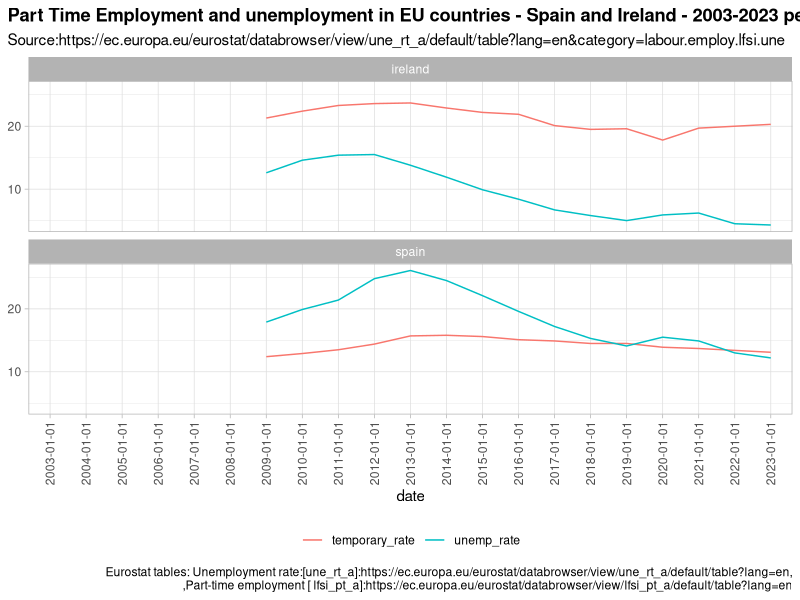
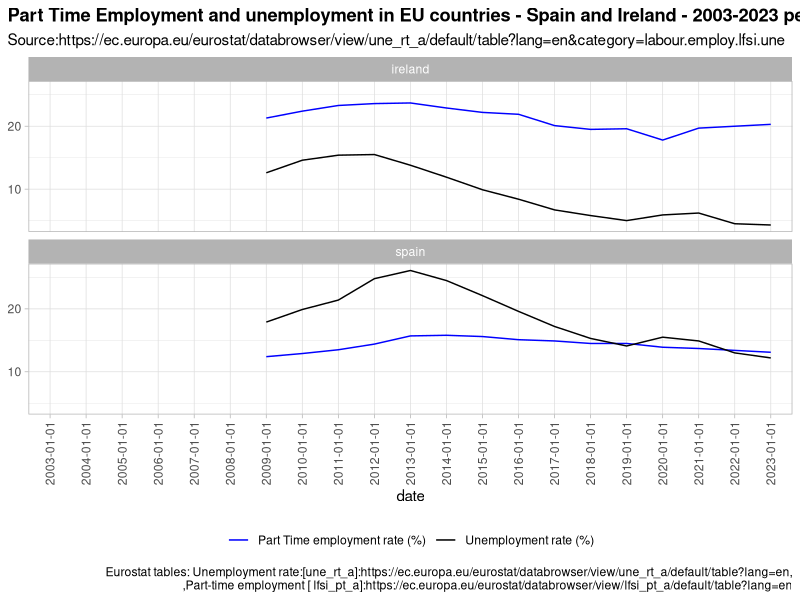
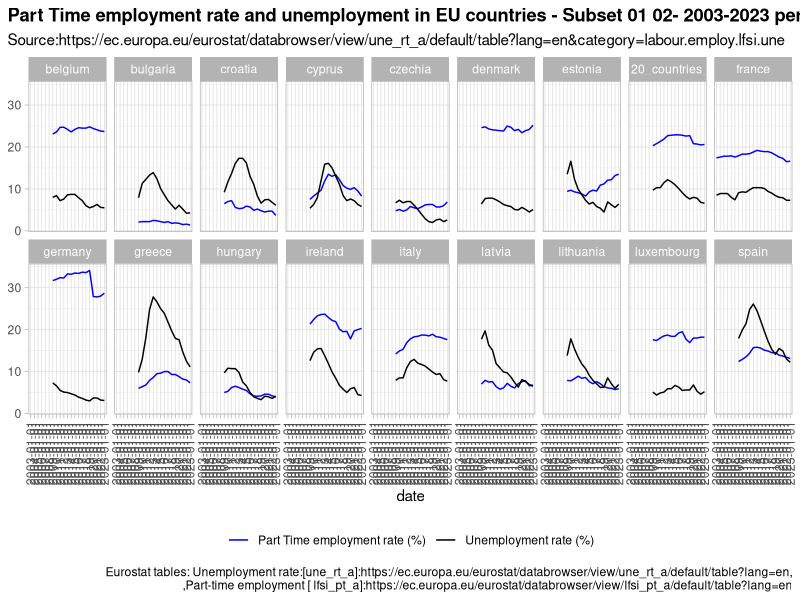
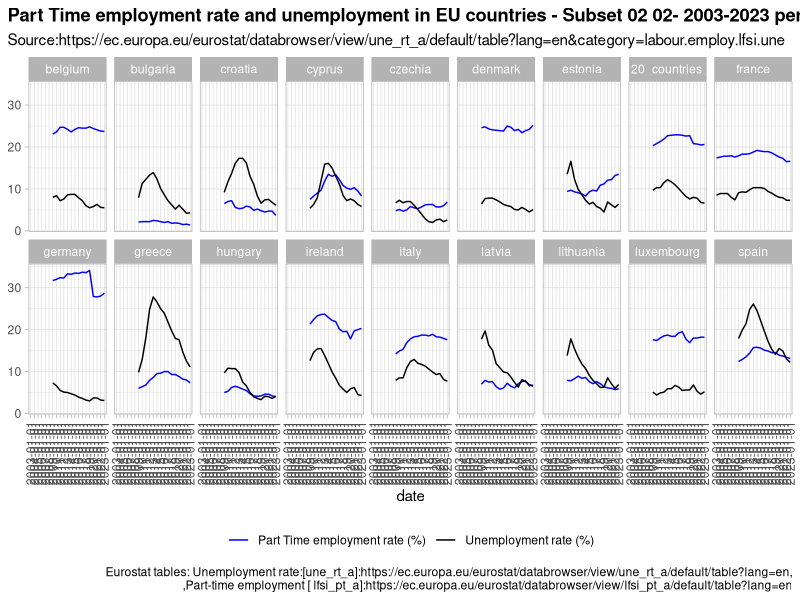
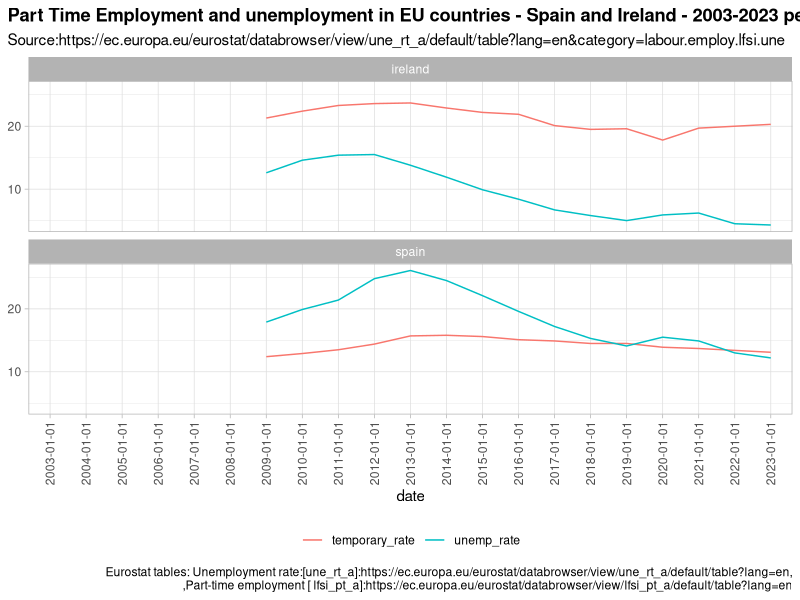
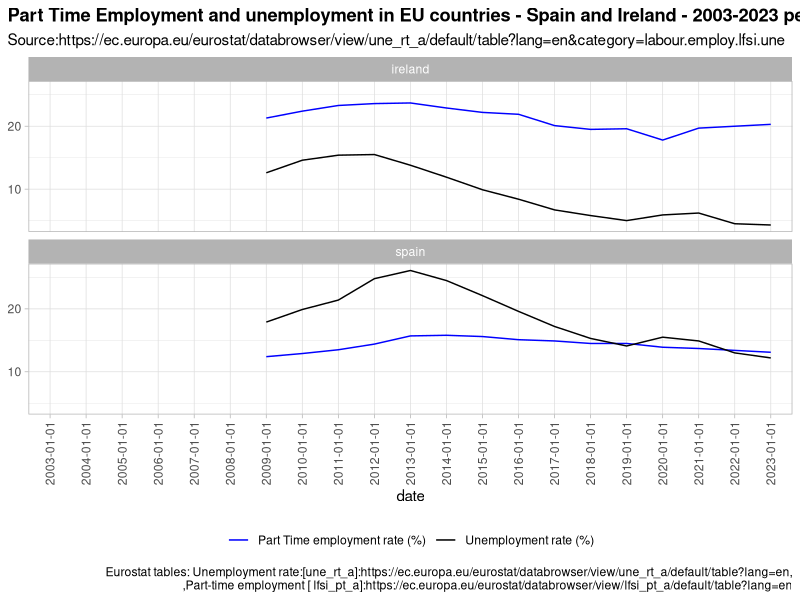
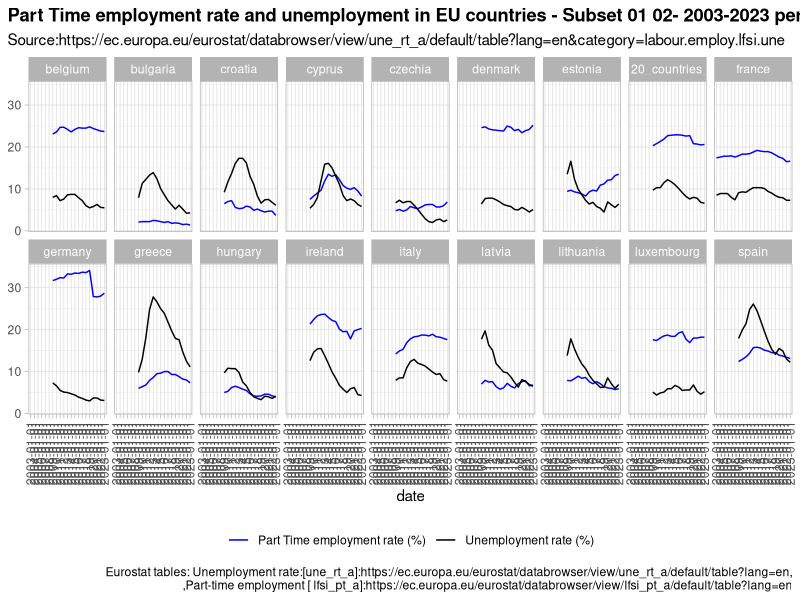
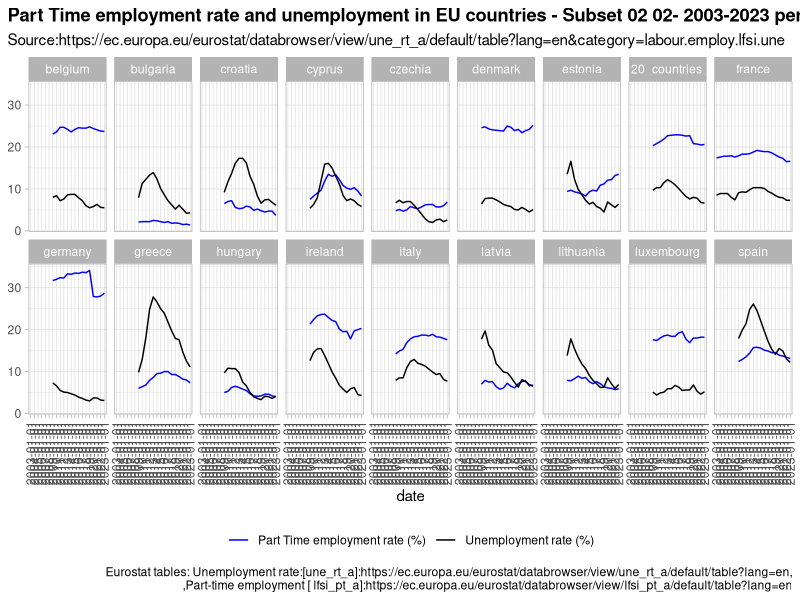

Generate these figures, in order, with R:
# 05_Faceted_charts_custom_line_colour.R

# AIM: change default R colours (blue and red to each line charts data series)

# 1. Import previous files  b
library(here)
library(dplyr)
library(ggplot2)

# 1. Import combined indicators  
combined_indic  <- read.table(here("data_cleansed", "EU_TEMP_UNEMP_COMBINED_SORTED.csv"),
                              header =TRUE, sep =',',stringsAsFactors =TRUE)
head(combined_indic)

str(combined_indic)

## 1.1 Apply date format to "date" column
#  mutate(datef = as.Date(date)) %>% 
# select(date = datef,country,metric_name,metric_value)

combined_indic_date_fmtd <- read.table(here("data_cleansed", "EU_TEMP_UNEMP_COMBINED_SORTED.csv"),
                                       header =TRUE, sep =',',stringsAsFactors =TRUE) %>% 
                            mutate(datef = as.Date(date)) %>% 
                            select(datef, country,metric_name,metric_value)
str(combined_indic_date_fmtd)

# 2. Test changing line color just for two countries (spain, ireland)
Subset_test <-c("ireland","spain")

# 2.1 We load combined_indic dataframe and now we will change default line colours for chart including two indicators
# This is the DEFAULT colour assigned by R to each indicator: 

test_01_plot_data <- combined_indic %>% 
  select(date,country,metric_name,metric_value) %>% 
  filter(country %in% Subset_test) 
test_01_plot_data

line_chart_test_01 <- test_01_plot_data %>% 
  ggplot( fill = indicator) +
  geom_line(aes(date,metric_value,colour = metric_name, group = metric_name)) +
  facet_wrap(~ country, nrow = 2) +
  labs(title = "Part Time Employment and unemployment in EU countries - Spain and Ireland - 2003-2023 period. Yearly data",
       subtitle ="Source:https://ec.europa.eu/eurostat/databrowser/view/une_rt_a/default/table?lang=en&category=labour.employ.lfsi.une",
       caption = "Eurostat tables: Unemployment rate:[une_rt_a]:https://ec.europa.eu/eurostat/databrowser/view/une_rt_a/default/table?lang=en,
       ,Part-time employment [ lfsi_pt_a]:https://ec.europa.eu/eurostat/databrowser/view/lfsi_pt_a/default/table?lang=en",
       y = NULL,colour = NULL, fill = NULL) +
  theme_light() +
  theme(plot.title.position = "plot",
        legend.position = "bottom",   # Place legend at the bottom
        axis.text.x = element_text(angle = 90, vjust = 0.5, hjust=1), # Rotate X axis labels 90 degrees
        plot.title = element_text(face = "bold")) # Display main plot Title bold

line_chart_test_01

ggsave("plots_output/06_Unemp_temp_rate_line_Ireland_Spain_dafault_legeng_colour_01.png",  width = 12, height = 9.22)

# 2.2 Changing legend using scale_colour_manual() function 
# I use scale_colour_manual() with the parameters below to create a new legend with new colors and text displayed
#   scale_colour_manual(values = c("black","blue"),labels = c("Temporary contracts rate", "Unemployment rate")) 


line_chart_test_02 <- test_01_plot_data %>% 
  ggplot( fill = indicator) +
  geom_line(aes(date,metric_value,colour = metric_name, group = metric_name)) +
  facet_wrap(~ country, nrow = 2) +
  labs(title = "Part Time Employment and unemployment in EU countries - Spain and Ireland - 2003-2023 period. Yearly data",
       subtitle ="Source:https://ec.europa.eu/eurostat/databrowser/view/une_rt_a/default/table?lang=en&category=labour.employ.lfsi.une",
       caption = "Eurostat tables: Unemployment rate:[une_rt_a]:https://ec.europa.eu/eurostat/databrowser/view/une_rt_a/default/table?lang=en,
       ,Part-time employment [ lfsi_pt_a]:https://ec.europa.eu/eurostat/databrowser/view/lfsi_pt_a/default/table?lang=en",
       y = NULL,colour = NULL, fill = NULL) +
  theme_light() +
  theme(plot.title.position = "plot",
        legend.position = "bottom",   # Place legend at the bottom
        axis.text.x = element_text(angle = 90, vjust = 0.5, hjust=1), # Rotate X axis labels 90 degrees
        plot.title = element_text(face = "bold")) + # Display main plot Title bold
  # Apply legend format here - change default colours to black and blue
  scale_colour_manual(values = c("blue", "black"),
                      labels = c("Part Time employment rate (%)","Unemployment rate (%)"))
line_chart_test_02

ggsave("plots_output/07_Unemp_temp_rate_line_Ireland_Spain_custom_legeng_colour_01.png", width = 6, height = 4)
  

# 2 Plotting temporary employment and unemployment rates for first batch of EU countries

Subset_countries_01 <-c("euro_area_20_countries_from_2023","belgium","bulgaria","czechia","denmark","germany","estonia",
                        "ireland","greece","spain","france","croatia","italy","cyprus","latvia","lithuania","luxembourg",
                        "hungary")

Subset_01_plot_data <- combined_indic %>% 
  select(date,country,metric_name,metric_value) %>% 
  filter(country %in% Subset_countries_01) 


# First batch of countries
# Display line charts facets by country displaying each indicator as individual line for each country 
line_chart_batch_01 <- Subset_01_plot_data %>% 
  ggplot( fill = indicator) +
  geom_line(aes(date,metric_value,colour = metric_name, group = metric_name)) +
  facet_wrap(~ country, nrow = 2) +
  labs(title ="Part Time employment rate and unemployment in EU countries - Subset 01 02- 2003-2023 period. Yearly data",
       subtitle ="Source:https://ec.europa.eu/eurostat/databrowser/view/une_rt_a/default/table?lang=en&category=labour.employ.lfsi.une",
       caption = "Eurostat tables: Unemployment rate:[une_rt_a]:https://ec.europa.eu/eurostat/databrowser/view/une_rt_a/default/table?lang=en,
       ,Part-time employment [ lfsi_pt_a]:https://ec.europa.eu/eurostat/databrowser/view/lfsi_pt_a/default/table?lang=en",
       y = NULL,colour = NULL, fill = NULL) +
  theme_light() +
  theme(plot.title.position = "plot",
        legend.position = "bottom",   # Place legend at the bottom
        axis.text.x = element_text(angle = 90, vjust = 0.5, hjust=1), # Rotate X axis labels 90 degrees 
        plot.title = element_text(face = "bold")) + # Display main plot Title bold
  # Apply legend format here - change default colours to black and blue
  scale_colour_manual(values = c("blue", "black"),
                      labels = c("Part Time employment rate (%)","Unemployment rate (%)"))

line_chart_batch_01

ggsave("plots_output/08_Unemp_temp_rate_line_chart_batch_01_custom_legend_colour.png", width = 6, height = 4)

# Online Resources with interesting GGPLOT2 tips
# Using the ggplot theme function to customize facet labels and your legend (CC067)
# Author: Riffomonas Project
# URL: https://www.youtube.com/watch?v=-4NQgIReefQ

# 3 Plotting temporary employment and unemployment rates for second batch of Eu countries

Subset_countries_02 <-c("euro_area_20_countries_from_2023","malta","netherlands","austria",
                        "poland","portugal","romania","slovenia","slovakia","finland","sweden",
                        "iceland","norway","switzerland","bosnia_and_herzegovina","montenegro",
                        "north_macedonia","serbia","turkiye")

Subset_02_plot_data <- combined_indic %>% 
  select(date,country,metric_name,metric_value) %>% 
  filter(country %in% Subset_countries_01) 

# second batch of countries to be plotted with custom labels.
line_chart_batch_02 <- Subset_02_plot_data %>% 
  ggplot( fill = indicator) +
  geom_line(aes(date,metric_value,colour = metric_name, group = metric_name)) +
  facet_wrap(~ country, nrow = 2) +
  labs(title ="Part Time employment rate and unemployment in EU countries - Subset 02 02- 2003-2023 period. Yearly data",
       subtitle ="Source:https://ec.europa.eu/eurostat/databrowser/view/une_rt_a/default/table?lang=en&category=labour.employ.lfsi.une",
       caption = "Eurostat tables: Unemployment rate:[une_rt_a]:https://ec.europa.eu/eurostat/databrowser/view/une_rt_a/default/table?lang=en,
       ,Part-time employment [ lfsi_pt_a]:https://ec.europa.eu/eurostat/databrowser/view/lfsi_pt_a/default/table?lang=en",
       y = NULL,colour = NULL, fill = NULL) +
  theme_light() +
  theme(plot.title.position = "plot",
        legend.position = "bottom",   # Place legend at the bottom
        axis.text.x = element_text(angle = 90, vjust = 0.5, hjust=1), # Rotate X axis labels 90 degrees
        plot.title = element_text(face = "bold")) + # Display main plot Title bold
  # Apply legend format here - change default colours to black and blue
  scale_colour_manual(values = c("blue", "black"),
                      labels = c("Part Time employment rate (%)","Unemployment rate (%)"))
line_chart_batch_02

ggsave("plots_output/09_Unemp_temp_rate_line_chart_batch_02_custom_legend_colour.png", width = 6, height = 4)